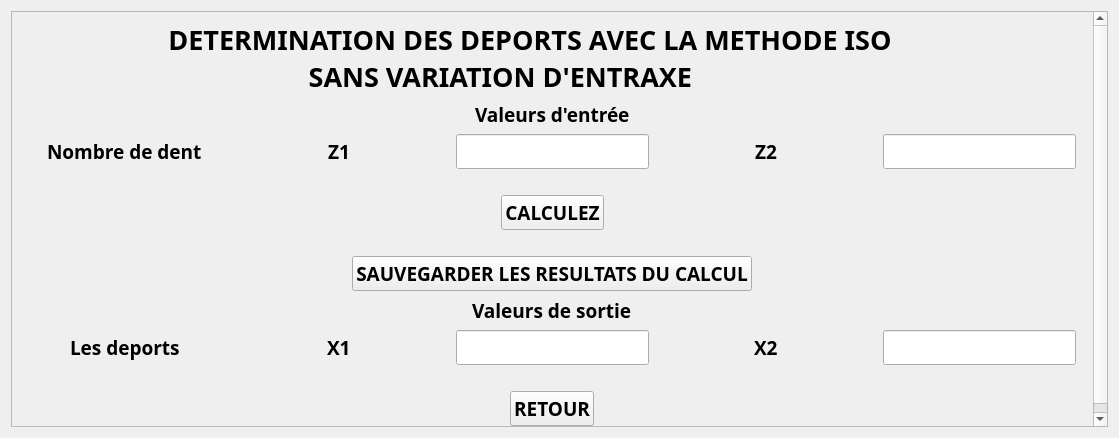
<?xml version="1.0" encoding="UTF-8"?>
<ui version="4.0">
 <class>METHODE_ISO_SANS_VARIATION_ENTRAXE</class>
 <widget class="QWidget" name="METHODE_ISO_SANS_VARIATION_ENTRAXE">
  <property name="geometry">
   <rect>
    <x>0</x>
    <y>0</y>
    <width>1119</width>
    <height>438</height>
   </rect>
  </property>
  <property name="windowTitle">
   <string>METHODE_ISO_SANS_VARIATION_ENTRAXE</string>
  </property>
  <property name="windowIcon">
   <iconset>
    <normaloff>reducteur_gearexpert.gif</normaloff>reducteur_gearexpert.gif</iconset>
  </property>
  <layout class="QGridLayout" name="gridLayout_2">
   <item row="0" column="0">
    <widget class="QScrollArea" name="scrollArea">
     <property name="widgetResizable">
      <bool>true</bool>
     </property>
     <widget class="QWidget" name="scrollAreaWidgetContents">
      <property name="geometry">
       <rect>
        <x>0</x>
        <y>0</y>
        <width>1105</width>
        <height>424</height>
       </rect>
      </property>
      <layout class="QGridLayout" name="gridLayout">
       <item row="0" column="0">
        <layout class="QVBoxLayout" name="verticalLayout">
         <item>
          <widget class="QLabel" name="label">
           <property name="font">
            <font>
             <family>Arial Black</family>
             <pointsize>20</pointsize>
             <weight>75</weight>
             <bold>true</bold>
            </font>
           </property>
           <property name="text">
            <string>                     DETERMINATION DES DEPORTS AVEC LA METHODE ISO
                                         SANS VARIATION D'ENTRAXE</string>
           </property>
          </widget>
         </item>
         <item alignment="Qt::AlignHCenter">
          <widget class="QLabel" name="label_2">
           <property name="font">
            <font>
             <family>Arial Black</family>
             <pointsize>14</pointsize>
             <weight>75</weight>
             <bold>true</bold>
            </font>
           </property>
           <property name="text">
            <string>Valeurs d'entrée</string>
           </property>
          </widget>
         </item>
         <item>
          <layout class="QHBoxLayout" name="horizontalLayout">
           <item alignment="Qt::AlignHCenter">
            <widget class="QLabel" name="label_3">
             <property name="font">
              <font>
               <family>Arial Black</family>
               <pointsize>14</pointsize>
               <weight>75</weight>
               <bold>true</bold>
              </font>
             </property>
             <property name="text">
              <string>Nombre de dent</string>
             </property>
            </widget>
           </item>
           <item alignment="Qt::AlignHCenter">
            <widget class="QLabel" name="label_4">
             <property name="font">
              <font>
               <family>Arial Black</family>
               <pointsize>14</pointsize>
               <weight>75</weight>
               <bold>true</bold>
              </font>
             </property>
             <property name="text">
              <string>Z1</string>
             </property>
            </widget>
           </item>
           <item alignment="Qt::AlignHCenter">
            <widget class="QLineEdit" name="lineEdit">
             <property name="font">
              <font>
               <family>Arial Black</family>
               <pointsize>14</pointsize>
               <weight>75</weight>
               <bold>true</bold>
              </font>
             </property>
            </widget>
           </item>
           <item alignment="Qt::AlignHCenter">
            <widget class="QLabel" name="label_5">
             <property name="font">
              <font>
               <family>Arial Black</family>
               <pointsize>14</pointsize>
               <weight>75</weight>
               <bold>true</bold>
              </font>
             </property>
             <property name="text">
              <string>Z2</string>
             </property>
            </widget>
           </item>
           <item alignment="Qt::AlignHCenter">
            <widget class="QLineEdit" name="lineEdit_2">
             <property name="font">
              <font>
               <family>Arial Black</family>
               <pointsize>14</pointsize>
               <weight>75</weight>
               <bold>true</bold>
              </font>
             </property>
            </widget>
           </item>
          </layout>
         </item>
         <item>
          <spacer name="horizontalSpacer_2">
           <property name="orientation">
            <enum>Qt::Horizontal</enum>
           </property>
           <property name="sizeHint" stdset="0">
            <size>
             <width>40</width>
             <height>20</height>
            </size>
           </property>
          </spacer>
         </item>
         <item alignment="Qt::AlignHCenter">
          <widget class="QPushButton" name="pushButton">
           <property name="font">
            <font>
             <family>Arial Black</family>
             <pointsize>14</pointsize>
             <weight>75</weight>
             <bold>true</bold>
            </font>
           </property>
           <property name="text">
            <string>CALCULEZ</string>
           </property>
          </widget>
         </item>
         <item>
          <spacer name="horizontalSpacer">
           <property name="orientation">
            <enum>Qt::Horizontal</enum>
           </property>
           <property name="sizeHint" stdset="0">
            <size>
             <width>40</width>
             <height>20</height>
            </size>
           </property>
          </spacer>
         </item>
         <item alignment="Qt::AlignHCenter">
          <widget class="QPushButton" name="pushButton_1">
           <property name="font">
            <font>
             <family>Arial Black</family>
             <pointsize>14</pointsize>
             <weight>75</weight>
             <bold>true</bold>
            </font>
           </property>
           <property name="text">
            <string>SAUVEGARDER LES RESULTATS DU CALCUL</string>
           </property>
          </widget>
         </item>
         <item alignment="Qt::AlignHCenter">
          <widget class="QLabel" name="label_6">
           <property name="font">
            <font>
             <family>Arial Black</family>
             <pointsize>14</pointsize>
             <weight>75</weight>
             <bold>true</bold>
            </font>
           </property>
           <property name="text">
            <string>Valeurs de sortie</string>
           </property>
          </widget>
         </item>
         <item>
          <layout class="QHBoxLayout" name="horizontalLayout_2">
           <item alignment="Qt::AlignHCenter">
            <widget class="QLabel" name="label_7">
             <property name="font">
              <font>
               <family>Arial Black</family>
               <pointsize>14</pointsize>
               <weight>75</weight>
               <bold>true</bold>
              </font>
             </property>
             <property name="text">
              <string>Les deports</string>
             </property>
            </widget>
           </item>
           <item alignment="Qt::AlignHCenter">
            <widget class="QLabel" name="label_8">
             <property name="font">
              <font>
               <family>Arial Black</family>
               <pointsize>14</pointsize>
               <weight>75</weight>
               <bold>true</bold>
              </font>
             </property>
             <property name="text">
              <string>X1</string>
             </property>
            </widget>
           </item>
           <item alignment="Qt::AlignHCenter">
            <widget class="QLineEdit" name="lineEdit_3">
             <property name="font">
              <font>
               <family>Arial Black</family>
               <pointsize>14</pointsize>
               <weight>75</weight>
               <bold>true</bold>
              </font>
             </property>
            </widget>
           </item>
           <item alignment="Qt::AlignHCenter">
            <widget class="QLabel" name="label_9">
             <property name="font">
              <font>
               <family>Arial Black</family>
               <pointsize>14</pointsize>
               <weight>75</weight>
               <bold>true</bold>
              </font>
             </property>
             <property name="text">
              <string>X2</string>
             </property>
            </widget>
           </item>
           <item alignment="Qt::AlignHCenter">
            <widget class="QLineEdit" name="lineEdit_4">
             <property name="font">
              <font>
               <family>Arial Black</family>
               <pointsize>14</pointsize>
               <weight>75</weight>
               <bold>true</bold>
              </font>
             </property>
            </widget>
           </item>
          </layout>
         </item>
         <item>
          <spacer name="horizontalSpacer_3">
           <property name="orientation">
            <enum>Qt::Horizontal</enum>
           </property>
           <property name="sizeHint" stdset="0">
            <size>
             <width>40</width>
             <height>20</height>
            </size>
           </property>
          </spacer>
         </item>
         <item alignment="Qt::AlignHCenter">
          <widget class="QPushButton" name="pushButton_2">
           <property name="font">
            <font>
             <family>Arial Black</family>
             <pointsize>14</pointsize>
             <weight>75</weight>
             <bold>true</bold>
            </font>
           </property>
           <property name="text">
            <string>RETOUR</string>
           </property>
          </widget>
         </item>
        </layout>
       </item>
      </layout>
     </widget>
    </widget>
   </item>
  </layout>
 </widget>
 <resources/>
 <connections/>
</ui>
